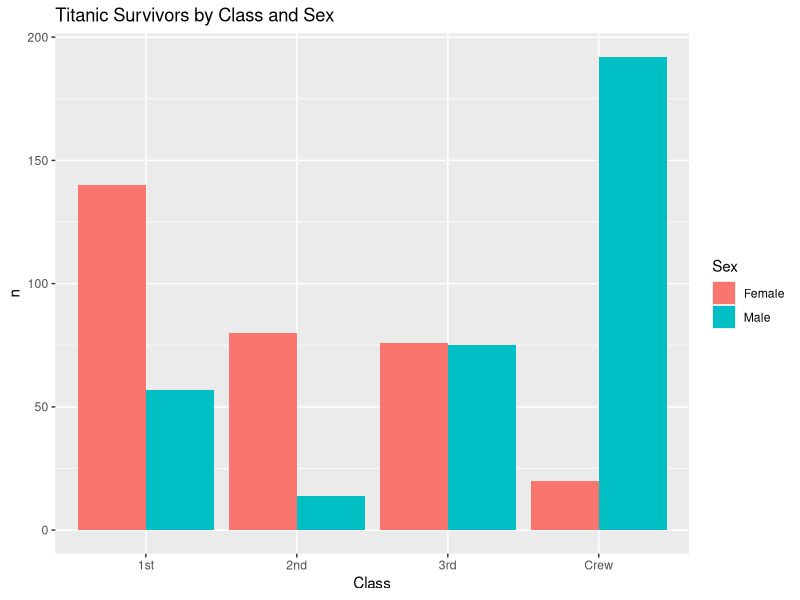
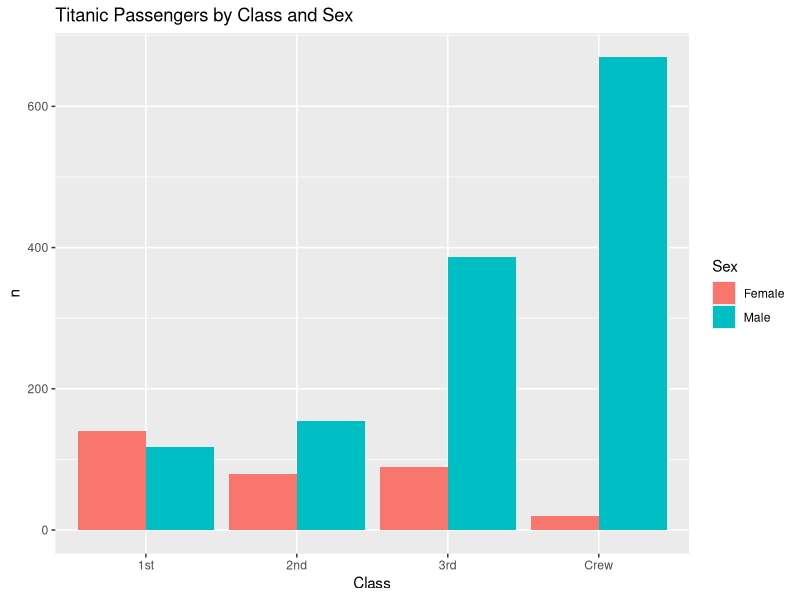
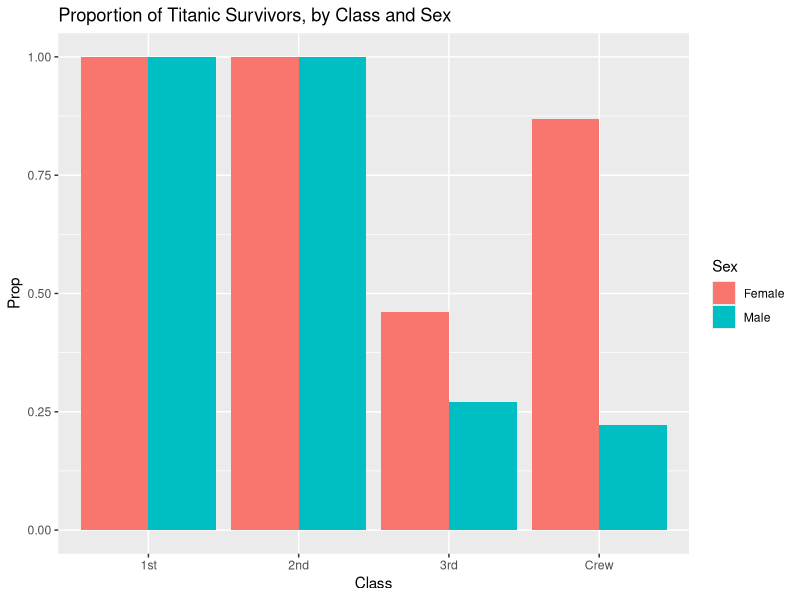
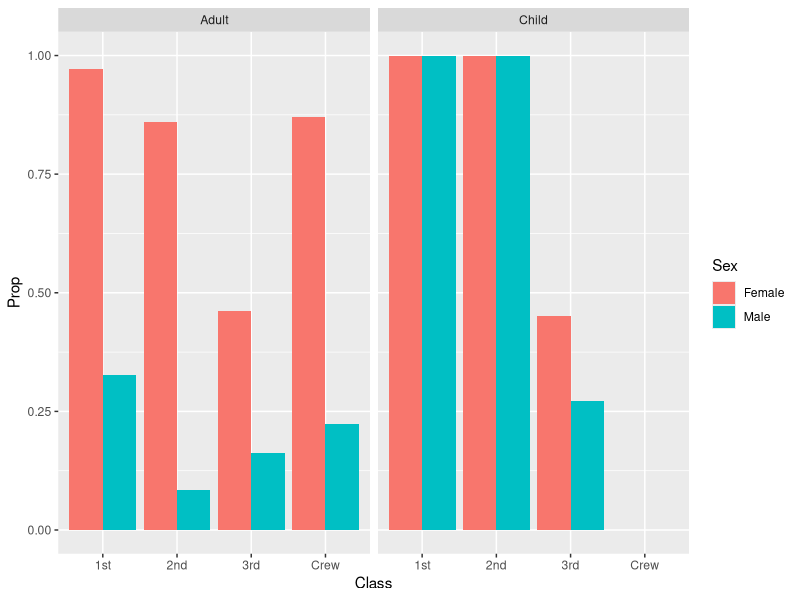

The R script that drew these images, in order:
## ---- chunk 1
library(tidyverse)

df_titanic <- as_tibble(Titanic)
## ---- chunk 2
## TASK: Perform a `glimpse` of df_titanic
glimpse(df_titanic)
## ---- chunk 3
## NOTE: No need to edit! We'll cover how to
## do this calculation in a later exercise.
df_titanic %>% summarize(total = sum(n))
## ---- chunk 4
## TASK: Visualize counts against `Class` and `Sex`
survivors <- df_titanic %>% filter(Survived == "Yes")

survivors %>%
  ggplot(aes(x = Class, y = n)) +
  geom_col(aes(fill = Sex), position = "dodge") +
  ggtitle("Titanic Survivors by Class and Sex")
## ---- chunk 5
df_titanic %>%
  ggplot(aes(x = Class, y = n)) +
  geom_col(aes(fill = Sex), position = "dodge") +
  ggtitle("Titanic Passengers by Class and Sex")
## ---- chunk 6
## NOTE: No need to edit! We'll cover how to
## do this calculation in a later exercise.
df_prop <-
  df_titanic %>%
  group_by(Class, Sex, Age) %>%
  mutate(
    Total = sum(n),
    Prop = n / Total
  ) %>%
  ungroup()
df_prop
## ---- chunk 7
df_prop %>%
  filter(Survived == "Yes") %>%
    ggplot(aes(x = Class, y = Prop, fill = Sex)) +
    geom_col(position = "dodge") +
    ggtitle("Proportion of Titanic Survivors, by Class and Sex")
## ---- chunk 8

df_prop %>%
  filter(Survived == "Yes") %>%
    ggplot(aes(x = Class, y = Prop, Age)) +
    facet_grid(~Age) +
    geom_col(aes(fill = Sex), position = "dodge")
